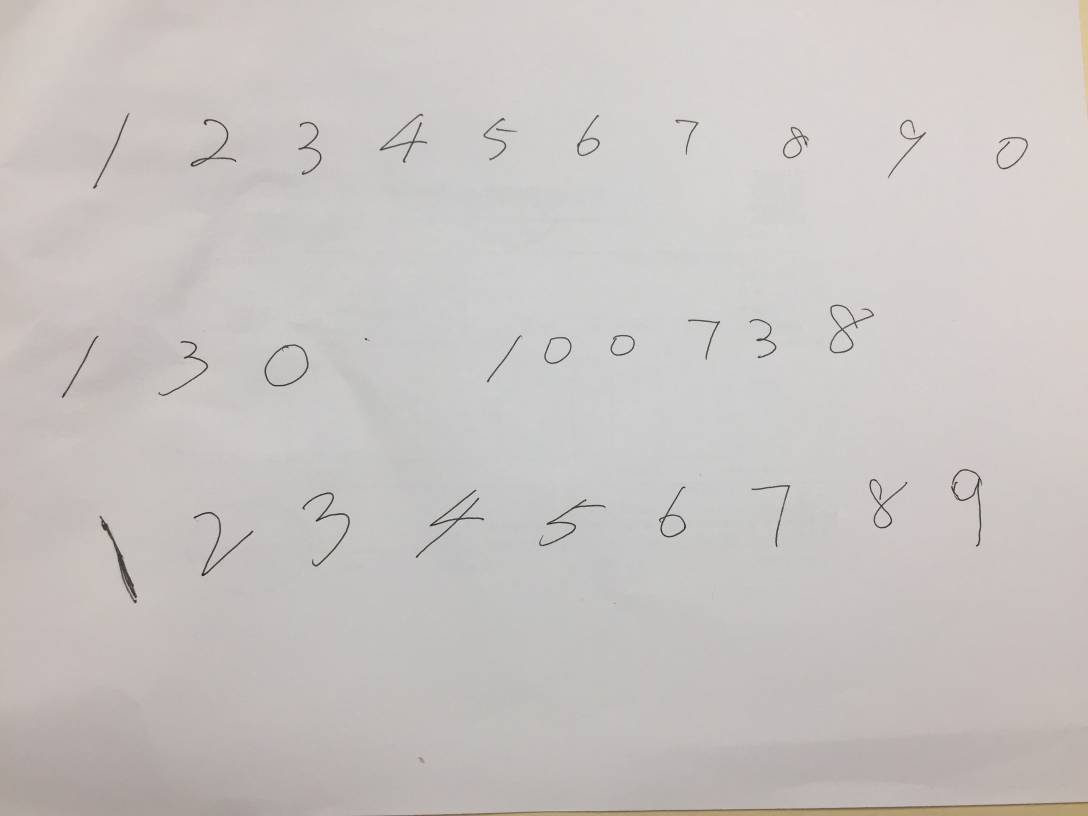
#> input picture PythonToolkit/HandwritingDigits/o.jpg, 3264 x 2448 px, given in place of the camera (shown at 1/3 size)
$ python VideoObjectTracking.py   (older library calls are emulated)
#> lines starting #> are read from the running program, lines starting #| are printed output that depends on the picture; after the words box and inside, x2 and y2 are one past the last pixel; in counts of white or black regions, pixels touching at a corner belong together
# -*- coding: utf-8 -*-

import cv2
import os
import numpy as np

# 摄像头只能一个进程获取
camera = cv2.VideoCapture(0)

fourcc = cv2.VideoWriter_fourcc(*'XVID')

#文件的名称，格式，帧率，帧大小，是否彩色
out = cv2.VideoWriter('output.avi',fourcc,24.0,(640,480))

#VideoCapture类的get()方法不能获取摄像头帧速率的准确值(总是返回0)
#print(camera.get(cv2.CAP_PROP_FPS))
print(camera.get(cv2.CAP_PROP_FRAME_HEIGHT), camera.get(cv2.CAP_PROP_FRAME_WIDTH))

objLower = np.array([20, 20, 100], dtype = "uint8")
objUpper = np.array([100, 100, 200],dtype = "uint8")


while True:
    (grabbed, frame) = camera.read()
#> frame is the input picture: shape (2448, 3264, 3); mean B, G, R 194.1, 196.3, 200.8
    if not grabbed:
        break
    print(frame.shape)
#| (2448, 3264, 3)
    obj = cv2.inRange(frame, objLower, objUpper)
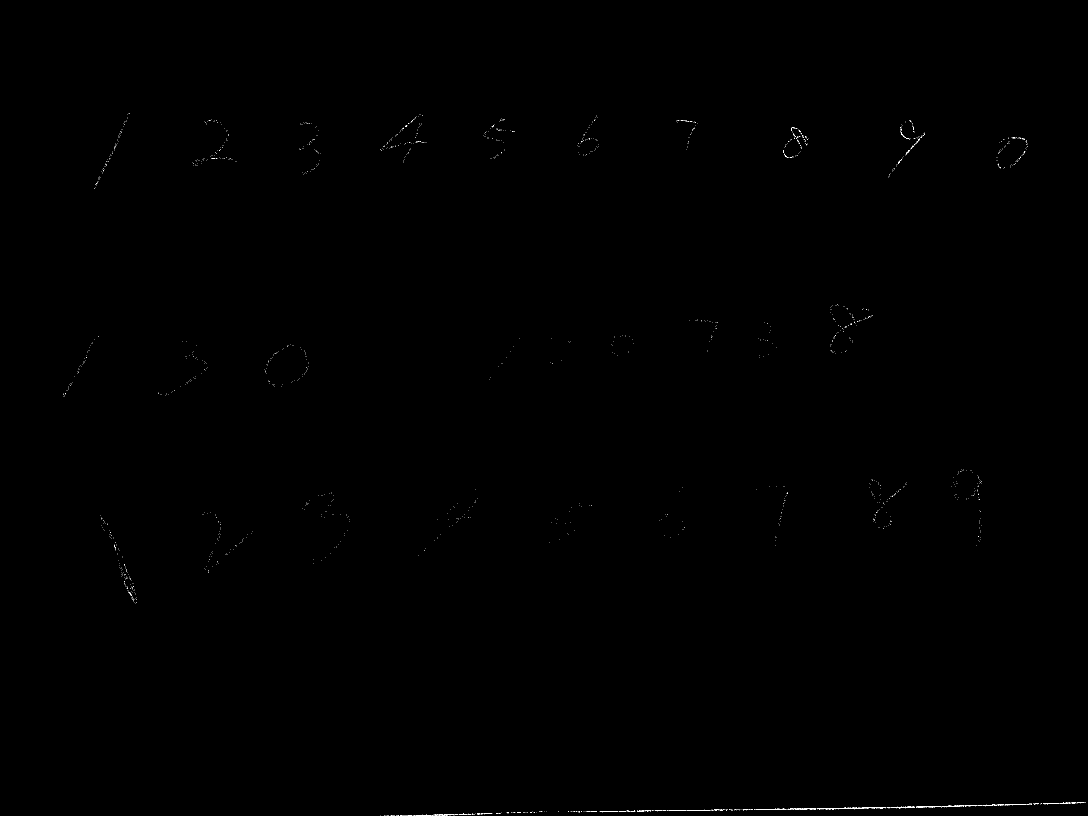
#> obj: shape (2448, 3264) (shown at 1/3 size); 0.07% white in thin lines or dots, all inside (x1, y1, x2, y2) = (189, 340, 3258, 2448)
    obj = cv2.GaussianBlur(obj, (3, 3), 0)
    #print(obj.shape)
    #cv2.inRange的返回值是`a thresholded image`, 因此下面的函数会报错
    #gray = cv2.cvtColor(obj, cv2.COLOR_BGR2GRAY)
    (_, cnts, _) = cv2.findContours(obj, cv2.RETR_EXTERNAL, cv2.CHAIN_APPROX_SIMPLE)
#> cnts = 837 contours, 716 with area under 20; largest, box (x1, y1, x2, y2) and area: (2261, 2419, 2746, 2431) 1846, (2747, 2410, 3097, 2425) 1252, (1910, 2428, 2130, 2436) 632, (1199, 2440, 1428, 2448) 614, (2716, 397, 2776, 465) 382
    if len(cnts) > 0:
        cnt = sorted(cnts, key = cv2.contourArea, reverse = True)[0]
#> cnt = contour of 347 points, box (x1, y1, x2, y2) (2261, 2419, 2746, 2431), area 1846
        rect = np.int32(cv2.boxPoints(cv2.minAreaRect(cnt)))
#> rect = [[2261, 2433], [2260, 2425], [2744, 2418], [2745, 2425]]
        cv2.drawContours(frame, [rect], -1, (0, 255, 0), 2)

    cv2.imshow("Camera", frame)
    #写入文件中
    # out.write(frame)
    if cv2.waitKey(1) & 0xFF == ord('q'):
#> (key q is pressed here)
        break

camera.release()
out.release()
cv2.destroyAllWindows()
